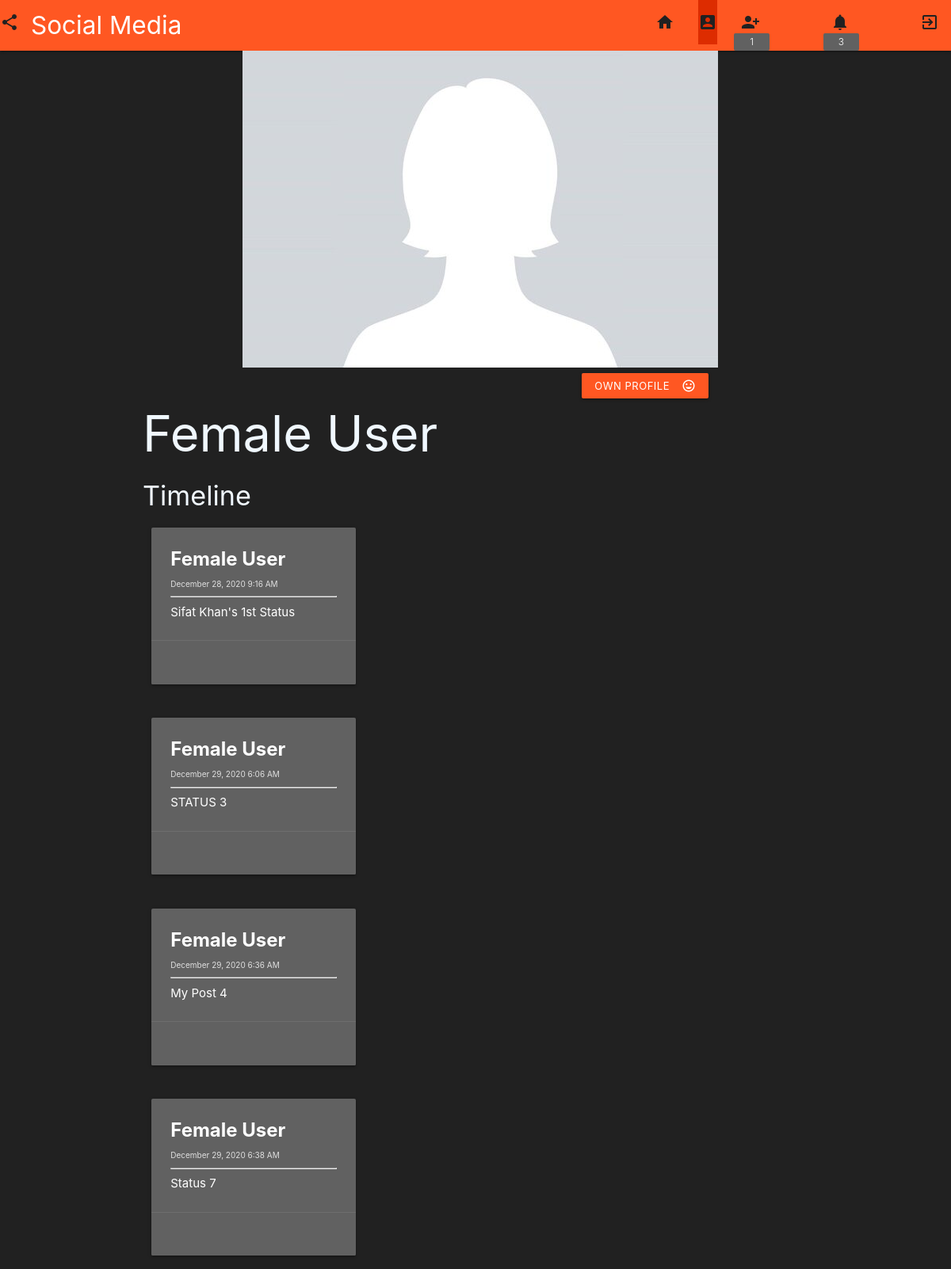
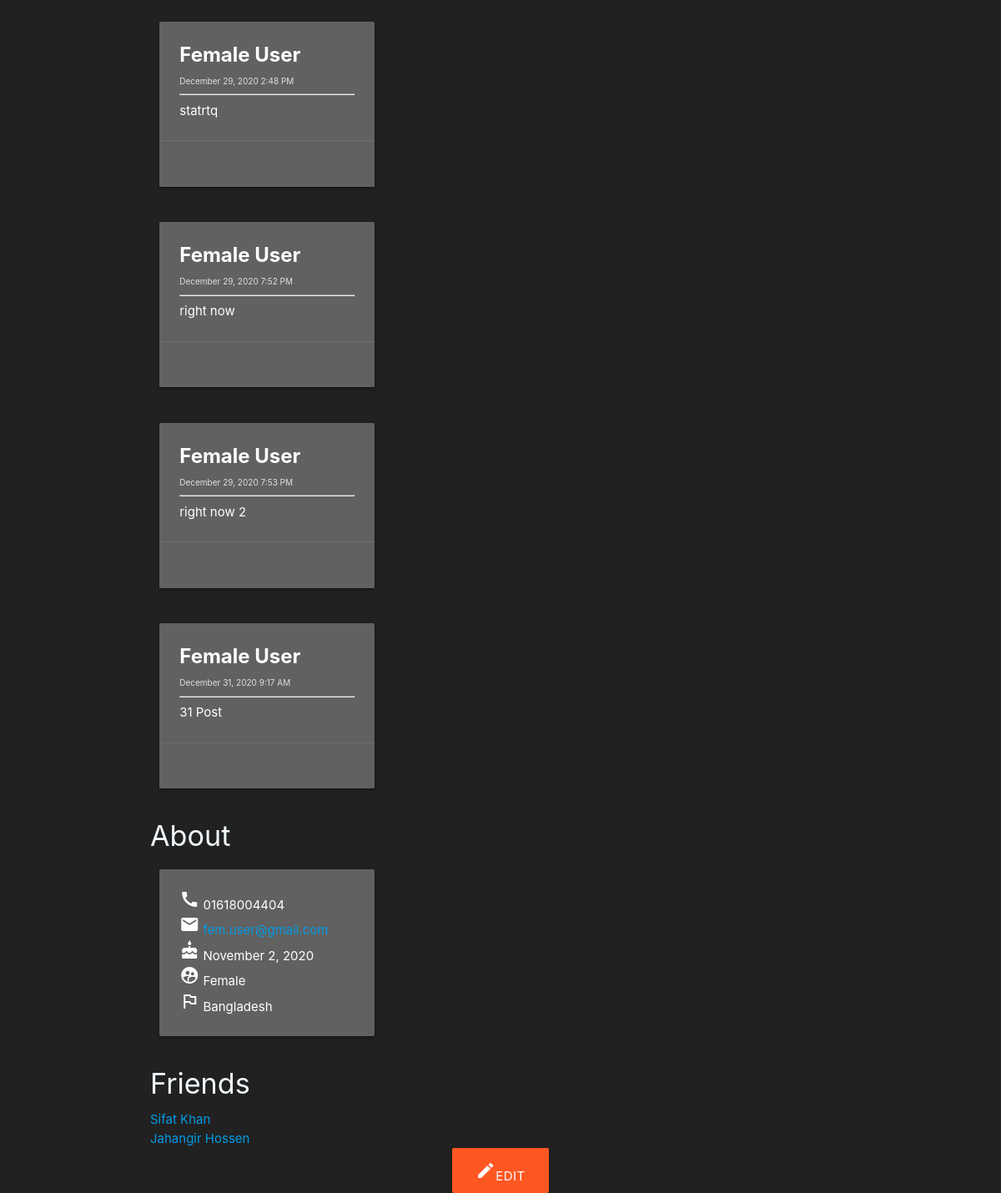
The page /profile.php?email=fem.user@gmail.com (signed in) on the database its author committed (2 pictures, top to bottom).
### tables this page shows
CREATE TABLE `user_information` (
  `User_ID` int(11) NOT NULL,
  `First_Name` varchar(30) NOT NULL,
  `Last_Name` varchar(30) NOT NULL,
  `Mobile` varchar(15) DEFAULT NULL,
  `Email` varchar(40) NOT NULL,
  `Password` varchar(30) NOT NULL,
  `Date_of_Birth` date DEFAULT NULL,
  `Gender` varchar(10) DEFAULT NULL,
  `Country_ID` int(11) DEFAULT NULL,
  `profile_picture_status` int(11) DEFAULT 0
);

CREATE TABLE `user_posts` (
  `User_ID` int(11) NOT NULL,
  `Post_Timestamp` timestamp NOT NULL DEFAULT current_timestamp() ON UPDATE current_timestamp(),
  `Text` longtext DEFAULT NULL
);

CREATE TABLE `country` (
  `Country_ID` int(11) NOT NULL,
  `ISO` char(2) DEFAULT NULL,
  `Country_Name` varchar(80) DEFAULT NULL,
  `Phone_Code` int(11) DEFAULT NULL
);

### profile.php (the view, shortened to what this page needs)
<!DOCTYPE html>
<html lang="en">
<head>
    <?php
    include_once("backend_files/db_connection.php");
    $current = $_SESSION["CurrentlyLoggedEmail"];
    $userEmail = $_GET['email'];
    $sql = "SELECT * FROM user_information WHERE user_information.Email LIKE '$userEmail'";
    $result = mysqli_query($conn, $sql);
    if (mysqli_num_rows($result) == 1) {
        while ($row = mysqli_fetch_row($result)) {
            $userFName = $row[1];
            $userLName = $row[2];
            $userMobile = $row[3];
            $userEmail = $row[4];
            $userDOB = $row[6];
            $userGender = $row[7];
            $userCountry = $row[8];
            $userPStatus = $row[9];
        }
    }
    ?>
    <link rel="stylesheet" href="style/profile.css">
</head>
<body>
    <nav class="nav-wrapper deep-orange">
        <a href="#" class="brand-logo"><i class="material-icons" id="site_icon">share</i>Social Media</a>
        <ul class="right">
            <li>
                <a href="http://localhost/social/home.php"><i class="material-icons" id="home_icon">home</i></a>
            </li>
            <li>
                <a href="http://localhost/social/profile.php?email=<?= $current ?>"><i class="material-icons" id="account_icon">account_box</i></a>
            </li>
            <li>
                <a href="http://localhost/social/friend_request.php"><i class="material-icons" id="friend_req">person_add_alt_1</i></a>
            </li>
            <li>
                <?php
                $sql_friend_request_recieved = "SELECT COUNT(friend_requests.From_User_ID) FROM friend_requests JOIN user_information ON user_information.User_ID = friend_requests.To_User_ID WHERE user_information.Email LIKE '$current'";
                $result_sql_friend_request_recieved = mysqli_query($conn, $sql_friend_request_recieved);
                if (mysqli_num_rows($result_sql_friend_request_recieved) == 1) {
                    $row_f_r_r = mysqli_fetch_row($result_sql_friend_request_recieved);
                    $number_of_friend_req = $row_f_r_r[0];
                }
                ?>
                <span class="badge white-text grey darken-2 new" data-badge-caption=""><?= $number_of_friend_req ?></span>
            </li>
            <li>
                <a href="http://localhost/social/notification.php"><i class="material-icons" id="notifications">notifications</i></a>
            </li>
            <li>
                <?php
                $sql_notification_recieved = "SELECT COUNT(notification.User_ID) FROM notification JOIN user_information ON user_information.User_ID = notification.User_ID WHERE user_information.Email LIKE '$current'";
                $result_sql_notification_recieved = mysqli_query($conn, $sql_notification_recieved);
                if (mysqli_num_rows($result_sql_notification_recieved) == 1) {
                    $row_n_r = mysqli_fetch_row($result_sql_notification_recieved);
                    $number_of_notification = $row_n_r[0];
                }
                ?>
                <span class="badge white-text grey darken-2 new" data-badge-caption=""><?= $number_of_notification ?></span>
            </li>
            <li>
                <a href="backend_files/logout_backend.php"><i class="material-icons" id="notifications">exit_to_app</i></a>
            </li>
        </ul>
    </nav>
    <div class="container">
        <?php
        if ($userPStatus == 0) {
            if (strcmp($userGender, "Male") == 0) {
        ?>
                <div class="container">
                    <img src="image/def_profile_picture_male.jpg" alt="">
                </div>
            <?php
            } else if (strcmp($userGender, "Female") == 0) {
            ?>
                <div class="container">
                    <img src="image/def_profile_picture_female.jpg" alt="">
                </div>
            <?php
            }
        } else {
            ?>
            <img src="<?= "image/def_profile_picture_male.jpg" ?>" alt="">
        <?php
        }
        ?>
        <?php
        $profile_of_currently_logged_in = (strcmp($current, $userEmail) == 0) ? TRUE : FALSE;
        $sql_all_friends_this_profile = "SELECT CONCAT(user_information.First_Name, \" \", user_information.Last_Name), user_information.Email FROM user_information WHERE user_information.User_ID IN (SELECT T.RESULT FROM (SELECT user_friendship_graph.User_ID_1 AS \"MAIN\", user_friendship_graph.User_ID_2 AS \"RESULT\" FROM user_friendship_graph WHERE USER_ID_1 = (SELECT user_information.User_ID FROM user_information WHERE user_information.Email LIKE '$userEmail') UNION SELECT user_friendship_graph.User_ID_2 AS \"MAIN\", user_friendship_graph.User_ID_1 AS \"RESULT\" FROM user_friendship_graph WHERE USER_ID_2 = (SELECT user_information.User_ID FROM user_information WHERE user_information.Email LIKE '$userEmail')) AS T)";
        $result_all_friends_this_profile = mysqli_query($conn, $sql_all_friends_this_profile);
        ?>
        <?php
        if ($profile_of_currently_logged_in == TRUE) {
        ?>
            <div class="container">
                <a href="#" class="waves-effect waves-light btn-small deep-orange right"><i class="material-icons right">mood</i>Own Profile</a>
            </div>
            <?php
        }
        ?>
        <h1><?= "$userFName " . "$userLName " ?></h1>
        <h4>Timeline</h4>
        <?php
        $sql = "SELECT user_posts.User_ID, user_posts.Post_Timestamp, user_posts.Text FROM user_posts WHERE user_posts.User_ID = (SELECT user_information.User_ID FROM user_information WHERE user_information.Email LIKE '$userEmail')";
        $result = mysqli_query($conn, $sql);
        ?>
        <?php
        if (mysqli_num_rows($result) > 0) {
            while ($row = mysqli_fetch_row($result)) {
                $user_id = $row[0];
                $post_timestamp = $row[1];
                $post_text = $row[2];
                $sql_get_name = "SELECT CONCAT(user_information.First_Name, \" \", user_information.Last_Name) FROM user_information WHERE user_information.User_ID = '$user_id'";
                $result_get_name = mysqli_query($conn, $sql_get_name);
                while ($row_name = mysqli_fetch_row($result_get_name)) {
                    $user_name = $row_name[0];
                }
        ?>
                <div class="row">
                    <div class="col s12 m6 l4">
                        <div class="card grey darken-2">
                            <div class="card-content white-text">
                                <span class="card-title" id="user_name"><?= $user_name ?></span>
                                <p id="post_time"><?= date("F j, Y g:i A", strtotime($post_timestamp)); ?></p>
                                <hr>
                                <p><?= $post_text ?>
                                </p>
                            </div>
                            <div class="card-action">
                            </div>
                        </div>
                    </div>
                </div>
        <?php
            }
        } else {
            echo "<h5>Your News Feed is Empty <i class=\"material-icons\">sentiment_very_dissatisfied</i></h5>";
        }
        ?>
        <?php
        $sql_country = "SELECT country.Country_Name FROM country WHERE country.Country_ID = '$userCountry'";
        $result_country = mysqli_query($conn, $sql_country);
        if (mysqli_num_rows($result_country)) {
            while ($row = mysqli_fetch_row($result_country)) {
                $country_name = $row[0];
            }
        }
        ?>
        <h4>About</h4>
        <div class="row">
            <div class="col s12 m6 l4">
                <div class="card grey darken-2">
                    <div class="card-content white-text">
                        <div>
                            <i class="material-icons">call</i>
                            <?= $userMobile; ?>
                        </div>
                        <div>
                            <i class="material-icons">mail</i>
                            <a href="mailto:<?= $userEmail; ?>"><?= $userEmail ?></a>
                        </div>
                        <div>
                            <i class="material-icons">cake</i>
                            <?= date("F j, Y", strtotime($userDOB)); ?>
                        </div>
                        <div>
                            <i class="material-icons">supervised_user_circle</i>
                            <?= $userGender; ?>
                        </div>
                        <div>
                            <i class="material-icons">outlined_flag</i>
                            <?= $country_name; ?>
                        </div>
                    </div>
                </div>
            </div>
        </div>
        <h4>Friends</h4>
        <?php
        if (mysqli_num_rows($result_all_friends_this_profile) > 0) {
            while ($row = mysqli_fetch_row($result_all_friends_this_profile)) {
        ?>
                <a href="http://localhost/social/profile.php?email=<?= $row[1] ?>"><?= $row[0] . "<br>"; ?></a>
        <?php
            }
        }
        ?>
        <?php
        if (strcmp($userEmail, $current) == 0) {
        ?>
            <div class="container center">
                <a href="http://localhost/social/edit.php" class="waves-effect waves-light btn-large deep-orange"><i class="material-icons">create</i>Edit</a>
            </div>
        <?php
        }
        ?>
    </div>
</body>
</html>

### style/profile.css (style rules this page uses)
body { background-color: #212121; color: aliceblue; }
#home_icon { color: #212121; }
#account_icon { color: #212121; background-color: #dd2c00; }
#friend_req { color: #212121; }
#site_icon { color: #212121; }
#notifications { color: #212121; }
#post_time { font-size: x-small; color: #e0e0e0; }
#user_name { font-weight: bold; }
nav .badge { position: relative; top: 42px; right: 62px; }

### rows shown on the page
user_information: First_Name "Female", Last_Name "User", Mobile "01618004404", Email "fem.user@gmail.com", Date_of_Birth "November 2, 2020", Gender "Female"
user_posts: user_name "Female User", Post_Timestamp "December 28, 2020 9:16 AM", Text "Sifat Khan's 1st Status"
user_posts: user_name "Female User", Post_Timestamp "December 29, 2020 6:06 AM", Text "STATUS 3"
user_posts: user_name "Female User", Post_Timestamp "December 29, 2020 6:36 AM", Text "My Post 4"
user_posts: user_name "Female User", Post_Timestamp "December 29, 2020 6:38 AM", Text "Status 7"
user_posts: user_name "Female User", Post_Timestamp "December 29, 2020 2:48 PM", Text "statrtq"
user_posts: user_name "Female User", Post_Timestamp "December 29, 2020 7:52 PM", Text "right now"
user_posts: user_name "Female User", Post_Timestamp "December 29, 2020 7:53 PM", Text "right now 2"
user_posts: user_name "Female User", Post_Timestamp "December 31, 2020 9:17 AM", Text "31 Post"
country: Country_Name "Bangladesh"

### other values the page prints
$number_of_friend_req "1"
$number_of_notification "3"
$row[0] "Sifat Khan"
$row[0] "Jahangir Hossen"
